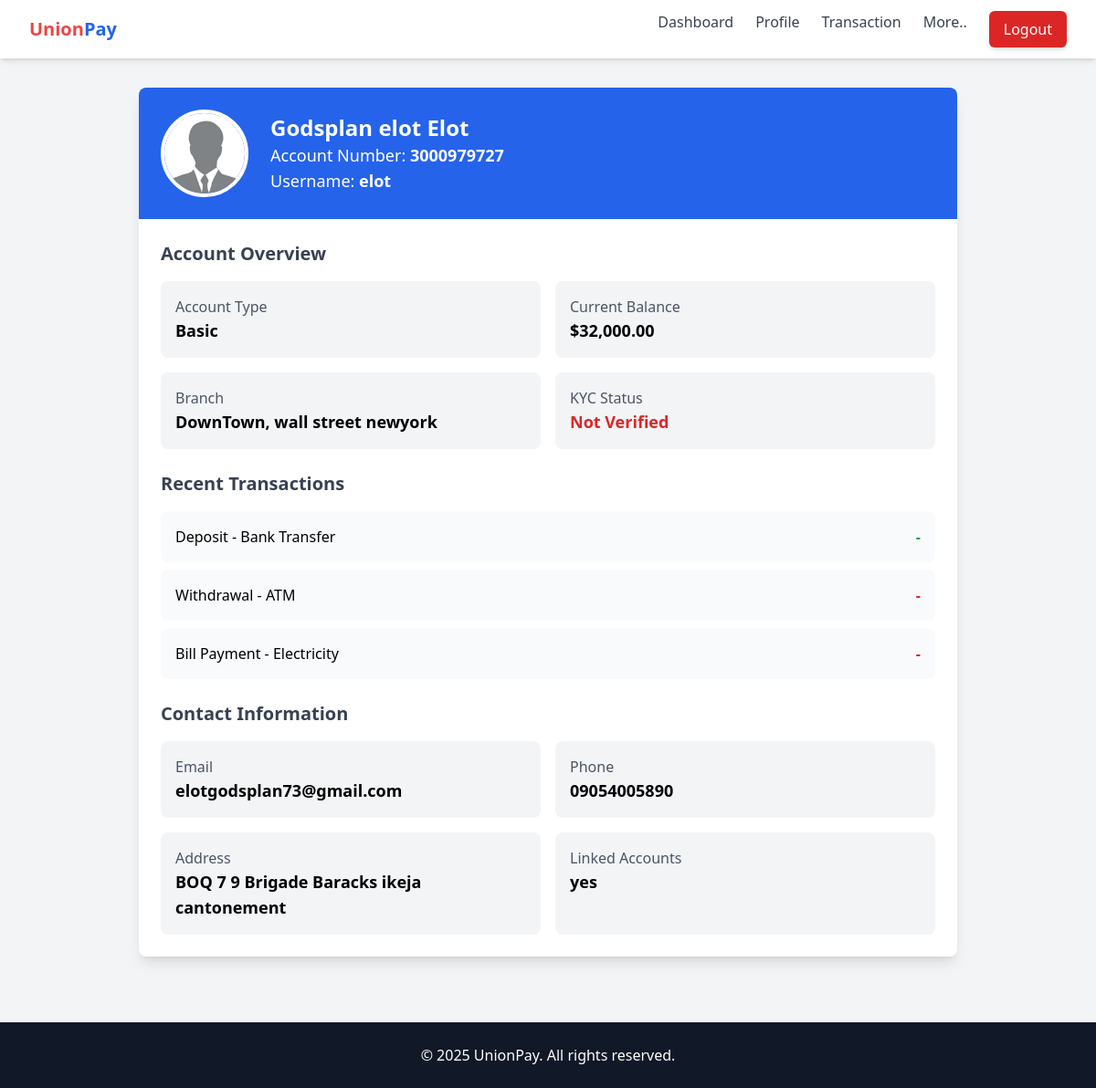
Screenshot of /profile/ (signed in) with the database file from the repository.
### userdetails/models.py (models this page shows, shortened)
class UserDetails(models.Model):
    user = models.OneToOneField(User, on_delete=models.CASCADE, related_name='profile')
    first_name = models.CharField(max_length=100)
    middle_name = models.CharField(max_length=100, blank=True, null=True)
    last_name = models.CharField(max_length=100)
    phone_number = models.CharField(max_length=15)
    address = models.TextField()
    ACCOUNT_TYPES = [('Basic', 'Basic'), ('Premium', 'Premium')]
    account_type = models.CharField(max_length=20, choices=ACCOUNT_TYPES, default='Basic')
    branch = models.CharField(max_length=100)
    kyc_status = models.BooleanField(default=False)
    linked_account = models.CharField(max_length=100, blank=True, null=True)
    date_joined = models.DateField(auto_now_add=True)

### bankPages/models.py (models this page shows, shortened)
class UserProfile(models.Model):
    user = models.OneToOneField(User, on_delete=models.CASCADE)
    balance = models.DecimalField(max_digits=12, decimal_places=2, default=0.00)
    account_number = models.CharField(max_length=10, unique=True, blank=True)

### bankPages/views.py (the view)
# urls.py: path('profile/', views.profile, name='profile'),
@login_required
def profile(request):
    user_details, created = UserDetails.objects.get_or_create(user=request.user)
    try:
        user_profile = UserProfile.objects.get(user=request.user)
    except UserProfile.DoesNotExist:
        user_profile = None  # Handle case where user has no UserProfile yet
    return render(request, 'bankPages/profile.html', {
        'profile': user_details,
        'user_profile': user_profile,
    })

### bankPages/templates/bankPages/profile.html (shortened to what this page needs)
{% extends "bankPages/sbase.html" %}
{% load static %}
{% load humanize %}
{% block content %}
    <section class="container mx-auto px-4 py-8">
        <div class="max-w-4xl mx-auto bg-white shadow-lg rounded-lg overflow-hidden">
            <div class="bg-blue-600 p-6 text-white flex items-center">
                <img src="{% static 'bankPages/images/pp.png' %}" alt="Profile Picture" class="w-24 h-24 rounded-full border-4 border-white">
                <div class="ml-6">
                    <h2 class="text-2xl font-bold">{{ profile.first_name }} {{ profile.middle_name }} {{ profile.last_name }}</h2>
                    <p class="text-lg">Account Number: <span class="font-semibold">{{ user_profile.account_number }}</span></p>
                    <p class="text-lg">Username: <span class="font-semibold">{{ user.username }}</span></p>
                </div>
            </div>
            <div class="p-6">
                <h3 class="text-xl font-bold text-gray-700">Account Overview</h3>
                <div class="grid grid-cols-2 gap-4 mt-4">
                    <div class="p-4 bg-gray-100 rounded-lg">
                        <p class="text-gray-600">Account Type</p>
                        <p class="text-lg font-semibold">{{ profile.account_type }}</p>
                    </div>
                    <div class="p-4 bg-gray-100 rounded-lg">
                        <p class="text-gray-600">Current Balance</p>
                        <p class="text-lg font-semibold">${{ user_profile.balance|intcomma }}</p>
                    </div>
                    <div class="p-4 bg-gray-100 rounded-lg">
                        <p class="text-gray-600">Branch</p>
                        <p class="text-lg font-semibold">{{ profile.branch }}</p>
                    </div>
                    <div class="p-4 bg-gray-100 rounded-lg">
                        <p class="text-gray-600">KYC Status</p>
                        {% if profile.kyc_status %}
                            <p class="text-lg font-semibold text-green-600">Verified</p>
                        {% else %}
                            <p class="text-lg font-semibold text-red-600">Not Verified</p>
                        {% endif %}
                    </div>
                </div>
                <h3 class="text-xl font-bold text-gray-700 mt-6">Recent Transactions</h3>
                <div class="mt-4 space-y-2">
                    <div class="flex justify-between p-4 bg-gray-50 rounded-lg">
                        <p>Deposit - Bank Transfer</p>
                        <p class="text-green-600 font-semibold">-</p>
                    </div>
                    <div class="flex justify-between p-4 bg-gray-50 rounded-lg">
                        <p>Withdrawal - ATM</p>
                        <p class="text-red-600 font-semibold">-</p>
                    </div>
                    <div class="flex justify-between p-4 bg-gray-50 rounded-lg">
                        <p>Bill Payment - Electricity</p>
                        <p class="text-red-600 font-semibold">-</p>
                    </div>
                </div>
                <h3 class="text-xl font-bold text-gray-700 mt-6">Contact Information</h3>
                <div class="grid grid-cols-2 gap-4 mt-4">
                    <div class="p-4 bg-gray-100 rounded-lg">
                        <p class="text-gray-600">Email</p>
                        <p class="text-lg font-semibold">{{ user.email }}</p>
                    </div>
                    <div class="p-4 bg-gray-100 rounded-lg">
                        <p class="text-gray-600">Phone</p>
                        <p class="text-lg font-semibold">{{ profile.phone_number }}</p>
                    </div>
                    <div class="p-4 bg-gray-100 rounded-lg">
                        <p class="text-gray-600">Address</p>
                        <p class="text-lg font-semibold">{{ profile.address }}</p>
                    </div>
                    <div class="p-4 bg-gray-100 rounded-lg">
                        <p class="text-gray-600">Linked Accounts</p>
                        <p class="text-lg font-semibold">{{ profile.linked_account }}</p>
                    </div>
                </div>
            </div>
        </div>
    </section>
{% endblock %}

### rows the page displays
UserDetails: first_name "Godsplan", middle_name "elot", last_name "Elot", account_type "Basic", branch "DownTown, wall street newyork", phone_number "09054005890", address "BOQ 7 9 Brigade Baracks ikeja cantonement", linked_account "yes"
UserProfile: account_number "3000979727", balance "32,000.00"

### other values shown
{{ user.username }} "elot"
{{ user.email }} "elotgodsplan73@gmail.com"
